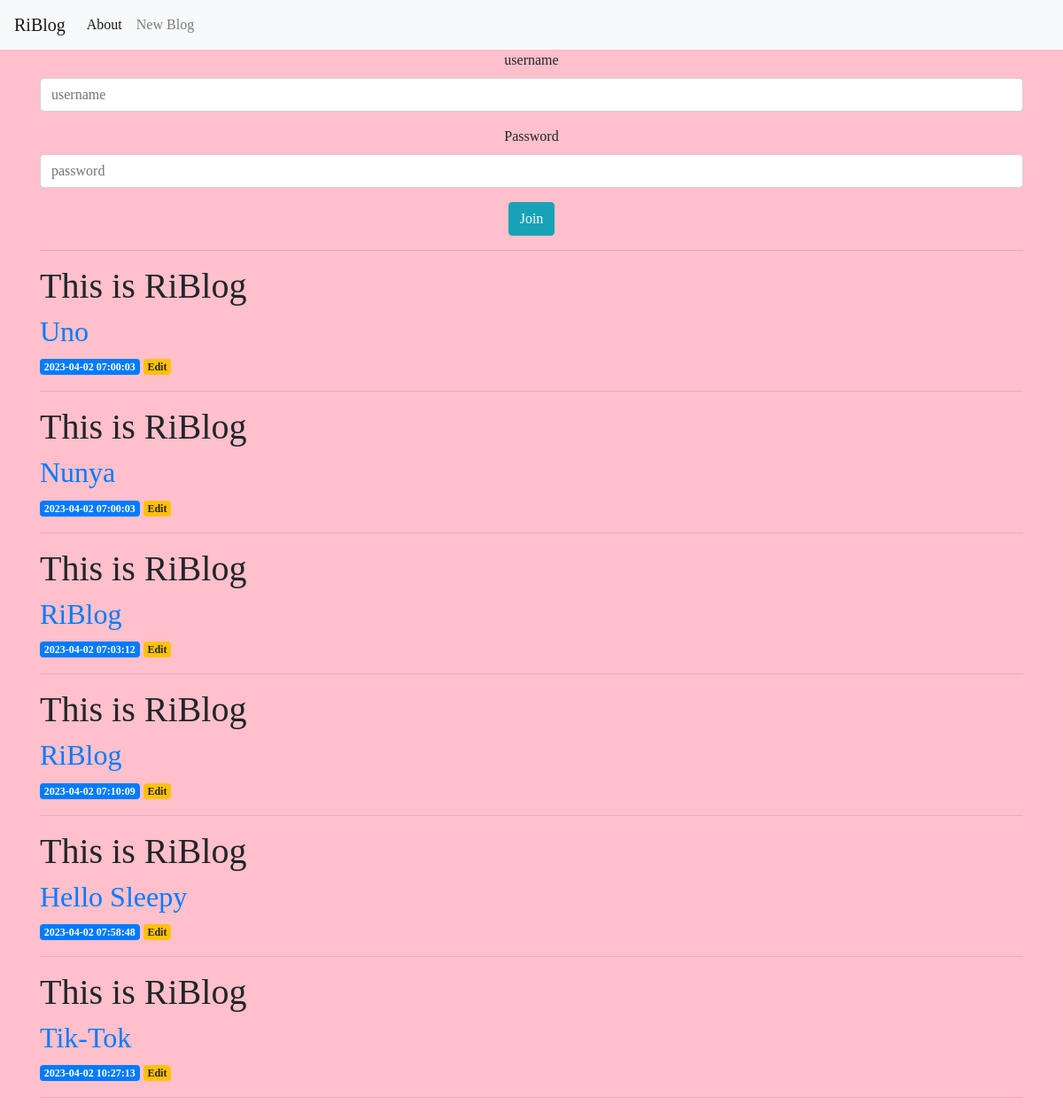
Before: / with the older database file.
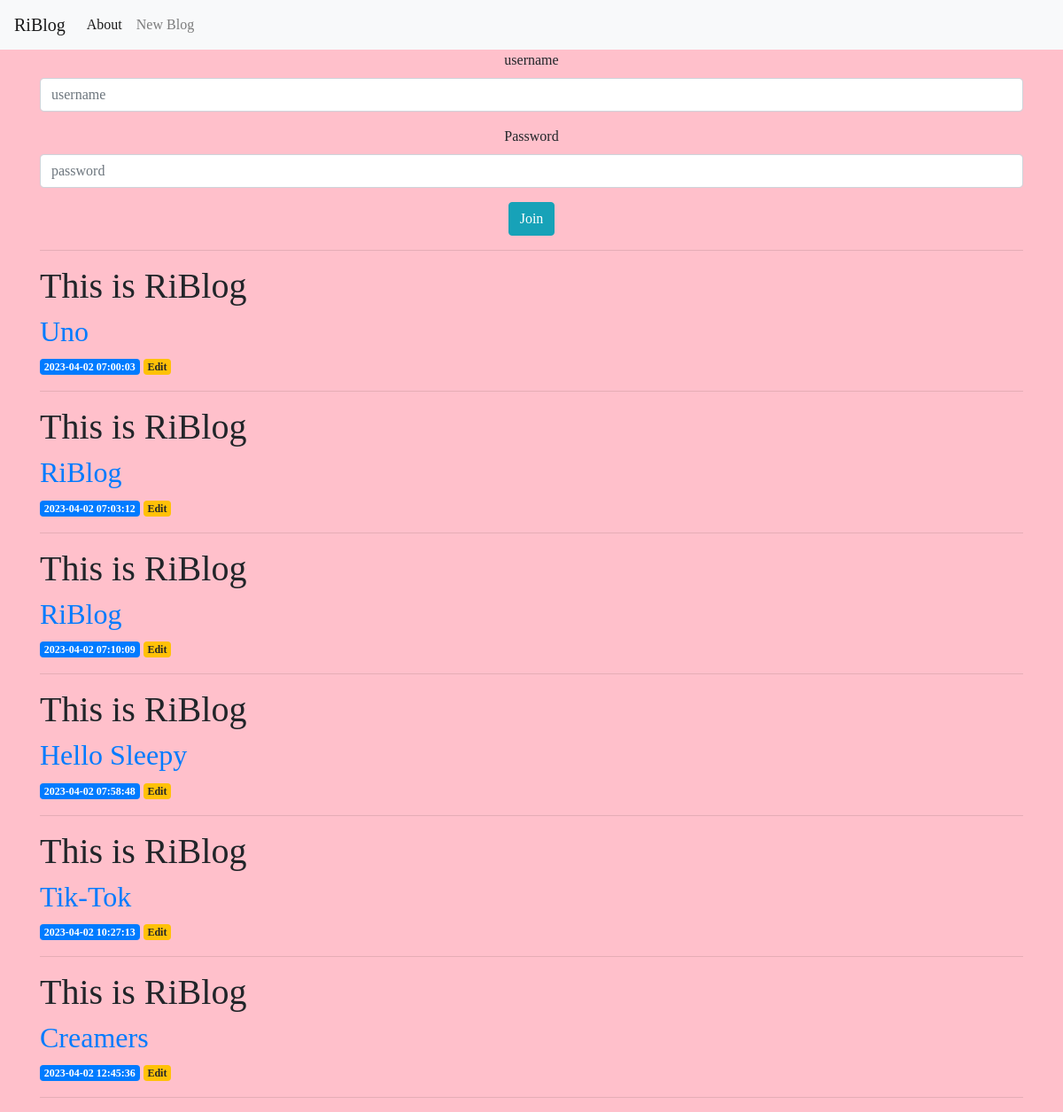
After: the same page with the newer database file.
### tables this page shows
CREATE TABLE users(
    id INTEGER PRIMARY KEY AUTOINCREMENT,
    created TIMESTAMP NOT NULL DEFAULT CURRENT_TIMESTAMP,
    title TEXT NOT NULL,
    content TEXT NOT NULL
);

### app.py (the view)
@app.route("/", methods=["GET", "POST"])
def index():
    conn=get_db_conn()
    posts=conn.execute('SELECT * FROM users').fetchall()
    conn.close()
    return render_template("index.html", posts=posts)

### app.py (called while the page is built)
def get_db_conn():
    conn=sqlite3.connect('database.db')
    conn.row_factory=sqlite3.Row
    return conn

### templates/index.html
{% extends 'base.html' %}
{% block content %}
    <center>
        <form method="post">
            <div class="form-group">
                <label for="username">username</label>
                <input type="text" class="form-control" placeholder="username">
            </div>
            <div class="form-group">
                <label for="password">Password</label>
                <input type="password" class="form-control" placeholder="password">
            </div>
            <div class="form-group" >
                <button type="submit" class="btn btn-info">Join</button>
            </div>
        </form>
    </center>
    <hr>
    {% for post in posts %}
        <h1>{% block title %}This is RiBlog {% endblock %}</h1>
        <a href="{{ url_for('posts', post_id=post['id']) }}">
            <h2>{{ post['title'] }}</h2>
        </a>
        <span class="badge badge-primary">{{ post['created'] }}</span>
        <a href="{{ url_for('edit', id=post['id']) }}">
            <span class="badge badge-warning">Edit</span>
        </a>
        <hr>
    {% endfor %}
{% endblock %}

### templates/base.html (shortened to what this page needs)
<!DOCTYPE html>
<html lang="en">
<head>
    <link rel="stylesheet" href="https://stackpath.bootstrapcdn.com/bootstrap/4.3.1/css/bootstrap.min.css">
    <link rel="stylesheet" href="{{ url_for('static',filename='style.css')}}">
</head>
<body>
    <nav class="navbar navbar-expand-md navbar-light bg-light">
        <a class="navbar-brand" href="{{ url_for('index')}}">RiBlog</a>
        <div class="collapse navbar-collapse" id="navbarNav">
            <ul class="navbar-nav">
                <li class="nav-item active">
                    <a class="nav-link" href="#">About</a>
                </li>
                <li class="nav-item">
                    <a class="nav-link" href="{{ url_for('create')}}">New Blog</a>
                </li>
            </ul>
        </div>
    </nav>
    <div class="container">
        {% block content %} {% endblock %}
    </div>
</body>
</html>

### static/style.css (style rules this page uses)
body { background-color: pink; font-family: 'Times New Roman', Times, serif; }

Changed rows visible on the page:
removed users: title "Nunya", created "2023-04-02 07:00:03"
added users: title "Creamers", created "2023-04-02 12:45:36"
